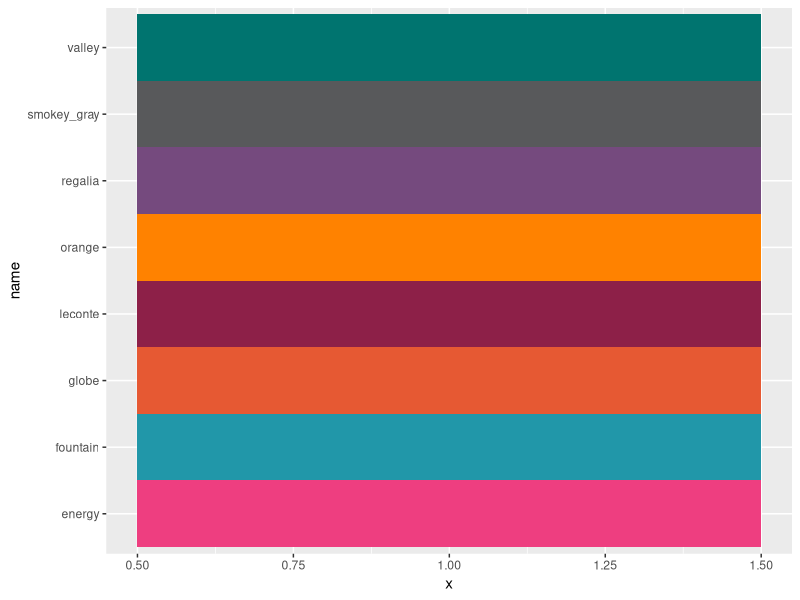
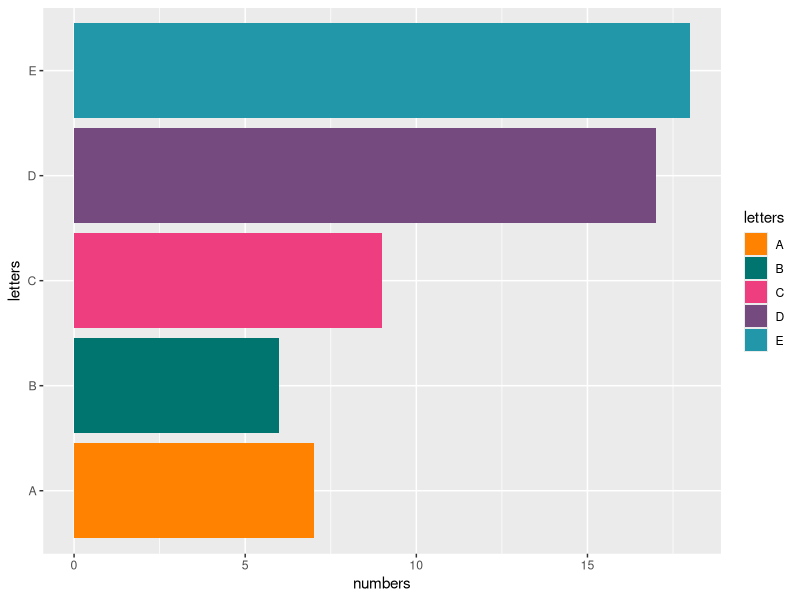
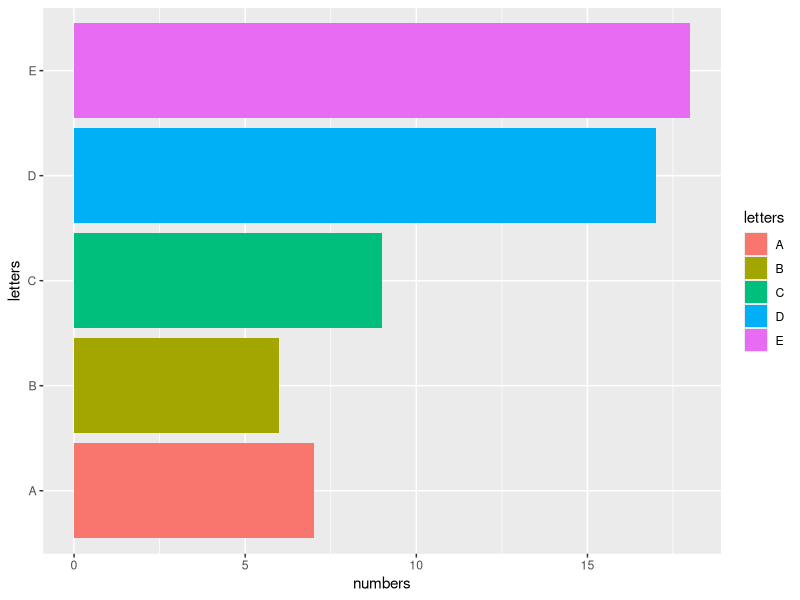
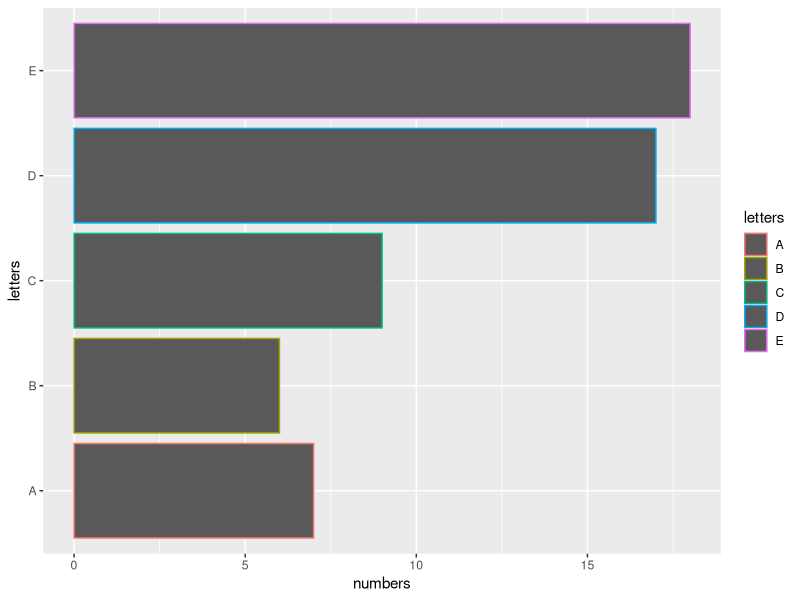
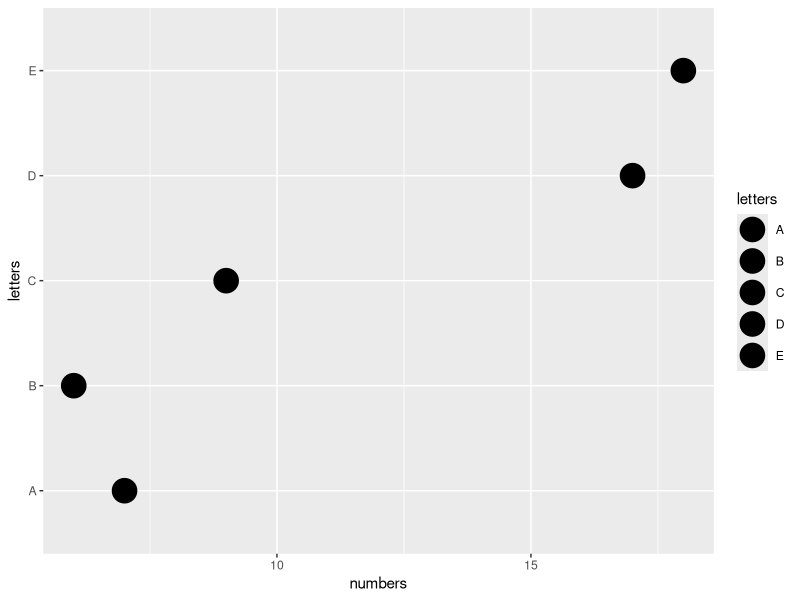
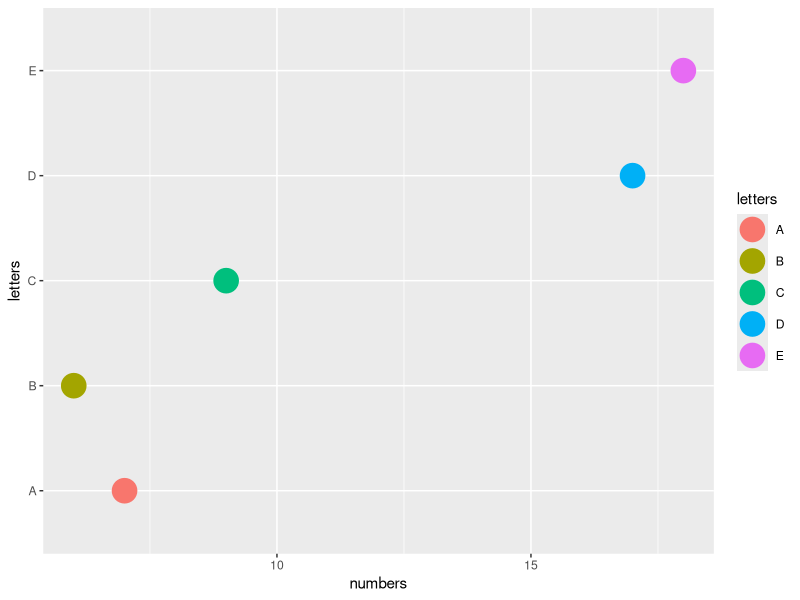
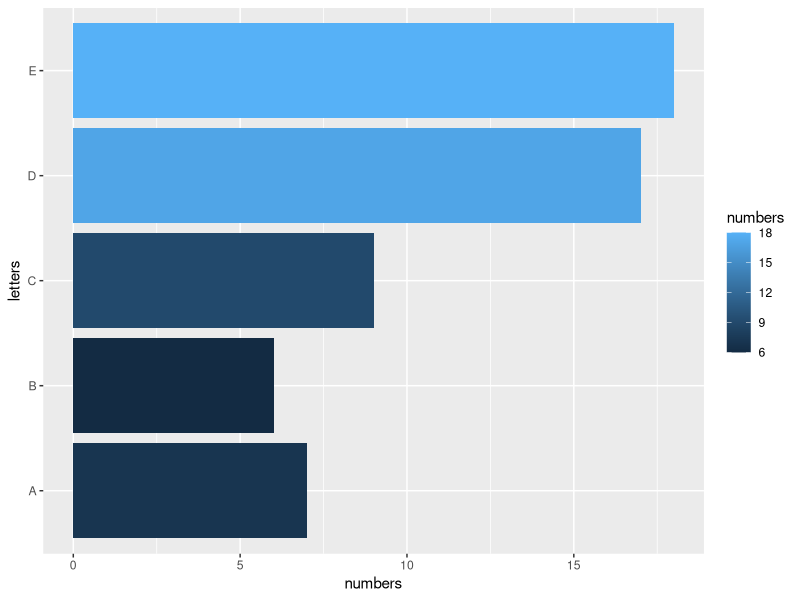
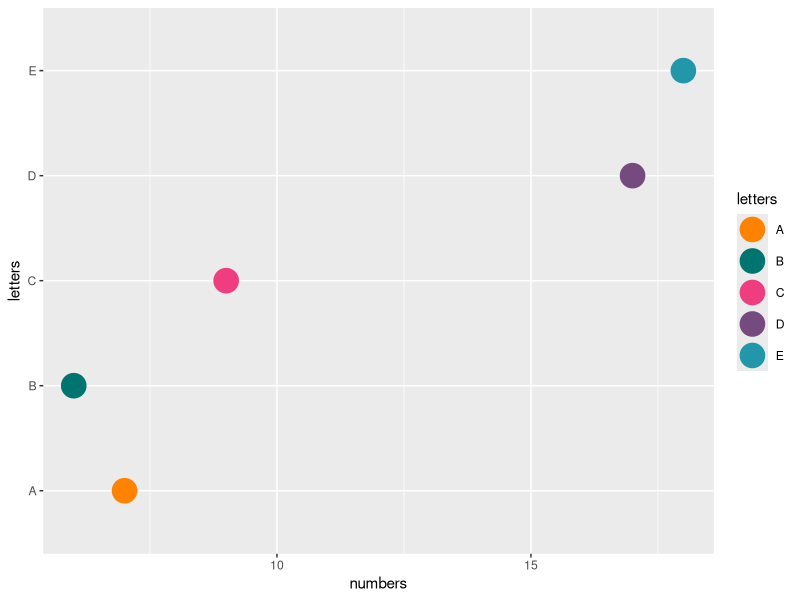

Write the R code that produced these figures, in order. (Note: this script raises an error after producing the figures.)
## ---- chunk 1
knitr::opts_chunk$set(echo = TRUE)
library(tidyverse)
## ---- chunk 2
utk_data_frame <- tribble(~name,           ~hex,
                          "orange",       "#FF8200",
                          "smokey_gray",  "#58595B",
                          "valley",       "#00746F",
                          "globe",        "#E65933",
                          "leconte",      "#8D2048",
                          "regalia",      "#754A7E",
                          "energy",       "#EE3E80",
                          "fountain",     "#2197A9"
                          )

utk_data_frame
## ---- chunk 3
utk_data_frame %>%
  ggplot(aes(y=name, x=1, fill=hex))+
  geom_tile()+
  scale_fill_identity()
## ---- chunk 4
utk_color_vector <- c(
                          "orange"=       "#FF8200",
                          "smokey_gray"=  "#58595B",
                          "valley"=       "#00746F",
                          "globe"=        "#E65933",
                          "leconte"=      "#8D2048",
                          "regalia"=      "#754A7E",
                          "energy"=      "#EE3E80",
                          "fountain"=     "#2197A9"
                          )

utk_color_vector
## ---- chunk 5
utk_color_vector <- utk_data_frame$hex
names(utk_color_vector) <- utk_data_frame$name

utk_color_vector
## ---- chunk 6
utk_color <- function(...) {
  cols <- c(...)

  if (is.null(cols))
    return (utk_color_vector)

  unname(utk_color_vector[cols])
}
## ---- chunk 7
utk_color("orange")
utk_color("smokey_gray")
## ---- chunk 8
# note this is another way to make a DIY data frame!
set.seed(1983)
example_data <- data.frame(letters=LETTERS[1:5], numbers=sample(5:20, 5))
example_data
## ---- chunk 9
example_data %>%
  ggplot(aes(x=numbers, y=letters, fill=letters))+
  geom_col()+
  scale_fill_manual(values=c("A" = utk_color("orange"),
                             "B" = utk_color("valley"),
                             "C" = utk_color("energy"),
                             "D" = utk_color("regalia"),
                             "E" = utk_color("fountain")
  ))
## ---- chunk 10
example_data %>%
  ggplot(aes(x=numbers, y=letters, fill=letters))+
  geom_col()
## ---- chunk 11
example_data %>%
  ggplot(aes(x=numbers, y=letters, color=letters))+
  geom_col()
## ---- chunk 12
example_data %>%
  ggplot(aes(x=numbers, y=letters, fill=letters))+
  geom_point(size=8)
## ---- chunk 13
example_data %>%
  ggplot(aes(x=numbers, y=letters, color=letters))+
  geom_point(size=8)
## ---- chunk 14
set.seed(1983)
example_data <- data.frame(letters=LETTERS[1:5], numbers=sample(5:20, 5))

example_data %>%
  ggplot(aes(x=numbers, y=letters, fill=numbers))+
  geom_col()
## ---- chunk 15
my_colors <- c("A" = utk_color("orange"),
                             "B" = utk_color("valley"),
                             "C" = utk_color("energy"),
                             "D" = utk_color("regalia"),
                             "E" = utk_color("fountain"))

example_data %>%
  ggplot(aes(x=numbers, y=letters, color=letters))+
  geom_point(size=8)+
  scale_fill_manual(values = my_colors)+
  scale_color_manual(values = my_colors)
## ---- chunk 16
example_data %>%
  ggplot(aes(x=numbers, y=reorder(letters, numbers), fill=numbers))+
  geom_col()+
  scale_fill_gradient(low=utk_color("fountain"), high=utk_color("energy"))
## ---- chunk 17
set.seed(123)
example_data <- data.frame(letters=LETTERS[1:5], numbers=sample(0:100, 5))

example_data %>%
  ggplot(aes(x=numbers, y=reorder(letters, numbers), fill=numbers))+
  geom_col()+
  scale_fill_gradientn(colors=utk_color("leconte", "fountain", "energy"))
## ---- chunk 18
set.seed(123)
example_data <- data.frame(letters=LETTERS[1:5], numbers=c(0, sample(-10:10, 5)))

example_data %>%
  ggplot(aes(x=numbers, y=reorder(letters, numbers), fill=numbers))+
  geom_col()+
  scale_fill_gradient2(high=utk_color("orange"), mid="grey70", low=utk_color("fountain"))
## ---- chunk 19
set.seed(1983)
example_data <- data.frame(letters=LETTERS[1:5], numbers=sample(5:20, 5))

example_data %>%
  ggplot(aes(x=numbers, y=reorder(letters, numbers), fill=letters))+
  geom_col(show.legend = FALSE)+
  scale_fill_manual(values=c("E" = utk_color("orange"), "grey90"))+
  theme_minimal()+
  labs(y=NULL,
       title="A Plot Demonstrating Highlighting")
